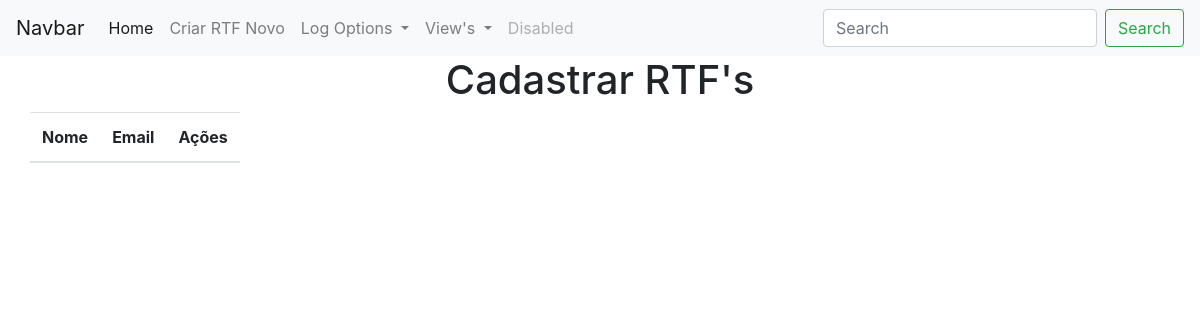
/viewUsers, run on an earlier commit of the app's database.
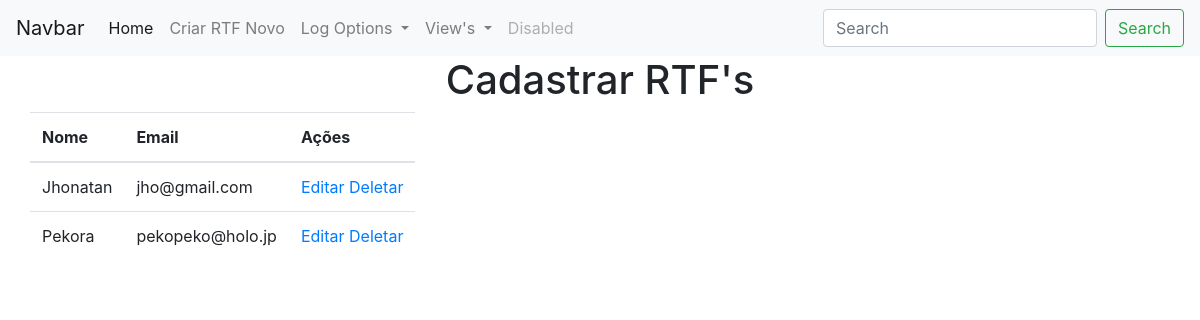
And on a later commit of the database.
### app.py (models this page shows, shortened)
class users(db.Model):
    id = db.Column("id", db.Integer, primary_key=True, autoincrement=True)
    name = db.Column("name", db.String(100))
    email = db.Column("email", db.String(100), unique=True)

### app.py (the view)
@app.route("/viewUsers")
def viewUsers():
    return render_template("viewUsers.html", values=users.query.all())

### templates/viewUsers.html (shortened to what this page needs)
{% extends "base.html" %}
{% block content %}
    <div class="container">
        <div class="row">
            <div class="col-xs-12">
                <table class="table">
                    <thead>
                        <th>Nome</th>
                        <th>Email</th>
                        <th>Ações</th>
                    </thead>
                    <tbody>
                        {% for item in values %}
                            <tr>
                                <td>{{ item.name }}</td>
                                <td>{{ item.email }}</td>
                                <td>
                                    <a href="#">Editar</a>
                                    <a href="{{url_for('delete_user', id=item.id)}}">Deletar</a>
                                </td>
                            </tr>
                        {% endfor %}
                    </tbody>
                </table>
            </div>
        </div>
    </div>
{% endblock %}

### templates/base.html (shortened to what this page needs)
<!DOCTYPE html>
<html lang="pt-br">
<head>
    <link rel="stylesheet" href="https://cdn.jsdelivr.net/npm/bootstrap@4.3.1/dist/css/bootstrap.min.css"
>
</head>
    <body>
        <nav class="navbar navbar-expand-lg navbar-light bg-light">
            <a class="navbar-brand" href="#">Navbar</a>
            <div class="collapse navbar-collapse" id="navbarSupportedContent">
                <ul class="navbar-nav mr-auto">
                    <li class="nav-item active">
                        <a class="nav-link" href="{{ url_for('index') }}">Home <span class="sr-only">(current)</span></a>
                    </li>
                    <li class="nav-item">
                        <a class="nav-link" href="{{url_for('add_rtf')}}">Criar RTF Novo</a>
                    </li>
                    <li class="nav-item dropdown">
                        <a class="nav-link dropdown-toggle" href="#" id="navbarDropdownLog" role="button" data-toggle="dropdown"
                           aria-haspopup="true" aria-expanded="false">
                            Log Options
                        </a>
                    </li>
                    <li class="nav-item dropdown">
                        <a class="nav-link dropdown-toggle" href="#" id="navbarDropdownViews" role="button" data-toggle="dropdown"
                           aria-haspopup="true" aria-expanded="false">
                            View's
                        </a>
                    </li>
                    <li class="nav-item">
                        <a class="nav-link disabled" href="#" tabindex="-1" aria-disabled="true">Disabled</a>
                    </li>
                </ul>
                <form class="form-inline my-2 my-lg-0">
                    <input class="form-control mr-sm-2" type="search" placeholder="Search" aria-label="Search">
                    <button class="btn btn-outline-success my-2 my-sm-0" type="submit">Search</button>
                </form>
            </div>
        </nav>
        <div class="container-fluid">
            <h1 style="style=color:red;text-align:center;">Cadastrar RTF's</h1>
            {% block content %}{% endblock %}
        </div>
    </body>
</html>

What changed in the data, as far as the page shows it:
added users: name "Jhonatan", email "jho@gmail.com"
added users: name "Pekora", email "pekopeko@holo.jp"
